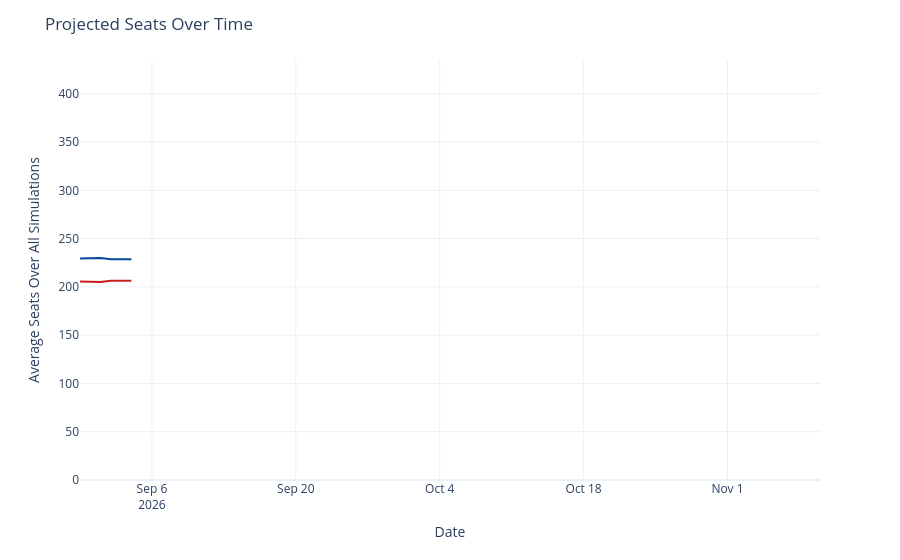

Notebook cell for this chart:
### Code cell
seats_over_time = output_ts[(output_ts['geo'] == 'US House') &
                             (output_ts['type'] == 'seats')]
seats_over_time['rep_seats'] = seats_over_time['y'].map(lambda x: 435 - x)
seats_over_time = seats_over_time.rename({'y': 'Democrats', 'rep_seats': 'Republicans'}, axis=1)
seats_time_ser = px.line(seats_over_time, x='date', y=['Democrats', 'Republicans'], template='plotly_white',
                        color_discrete_map={'Democrats': '#004b97', 'Republicans': '#c71e1d'},)
seats_time_ser.update_traces(hovertemplate="%{y:.1f}")
seats_time_ser.update_layout(
    xaxis=dict(range=[pd.to_datetime('2026-08-30'), pd.to_datetime('2026-11-10')]),
    yaxis=dict(range=[0, 435]),
    xaxis_title='Date',
    yaxis_title='Average Seats Over All Simulations',
    title=dict(text="Projected Seats Over Time"),
    hovermode="x",
    showlegend=False
)
seats_time_ser

### Figure 1 — Plotly figure (JSON) as saved in the notebook; plotly's stock layout.template omitted (floating-point values rounded to 4 significant figures)
{"data": [{"hovertemplate": "%{y:.1f}", "legendgroup": "Democrats", "line": {"color": "#004b97", "dash": "solid"}, "marker": {"symbol": "circle"}, "mode": "lines", "name": "Democrats", "orientation": "v", "showlegend": true, "type": "scatter", "x": ["2026-08-30", "2026-08-31", "2026-09-01", "2026-09-02", "2026-09-03", "2026-09-04"], "xaxis": "x", "y": [229.4, 230.0, 230.0, 228.5, 228.5, 228.7], "yaxis": "y"}, {"hovertemplate": "%{y:.1f}", "legendgroup": "Republicans", "line": {"color": "#c71e1d", "dash": "solid"}, "marker": {"symbol": "circle"}, "mode": "lines", "name": "Republicans", "orientation": "v", "showlegend": true, "type": "scatter", "x": ["2026-08-30", "2026-08-31", "2026-09-01", "2026-09-02", "2026-09-03", "2026-09-04"], "xaxis": "x", "y": [205.6, 205.0, 205.0, 206.5, 206.5, 206.3], "yaxis": "y"}], "layout": {"hovermode": "x", "legend": {"title": {"text": "variable"}, "tracegroupgap": 0}, "margin": {"t": 60}, "showlegend": false, "title": {"text": "Projected Seats Over Time"}, "xaxis": {"anchor": "y", "domain": [0, 1], "range": ["2026-08-30T00:00:00", "2026-11-10T00:00:00"], "title": {"text": "Date"}}, "yaxis": {"anchor": "x", "domain": [0, 1], "range": [0, 435], "title": {"text": "Average Seats Over All Simulations"}}}}
